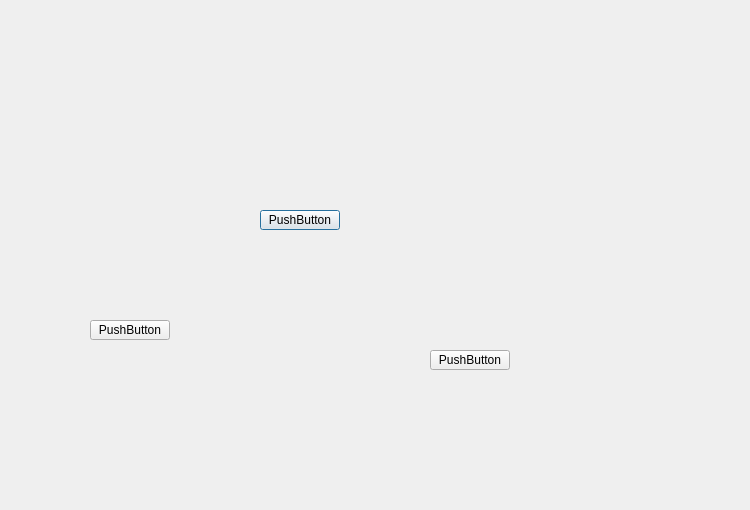
<?xml version="1.0" encoding="UTF-8"?>
<ui version="4.0">
 <class>Dialog</class>
 <widget class="QDialog" name="Dialog">
  <property name="geometry">
   <rect>
    <x>0</x>
    <y>0</y>
    <width>750</width>
    <height>510</height>
   </rect>
  </property>
  <property name="windowTitle">
   <string>Dialog</string>
  </property>
  <widget class="QPushButton" name="pushButton">
   <property name="geometry">
    <rect>
     <x>260</x>
     <y>210</y>
     <width>80</width>
     <height>20</height>
    </rect>
   </property>
   <property name="text">
    <string>PushButton</string>
   </property>
  </widget>
  <widget class="QPushButton" name="pushButton_2">
   <property name="geometry">
    <rect>
     <x>430</x>
     <y>350</y>
     <width>80</width>
     <height>20</height>
    </rect>
   </property>
   <property name="text">
    <string>PushButton</string>
   </property>
  </widget>
  <widget class="QPushButton" name="pushButton_3">
   <property name="geometry">
    <rect>
     <x>90</x>
     <y>320</y>
     <width>80</width>
     <height>20</height>
    </rect>
   </property>
   <property name="text">
    <string>PushButton</string>
   </property>
  </widget>
 </widget>
 <resources/>
 <connections/>
</ui>
